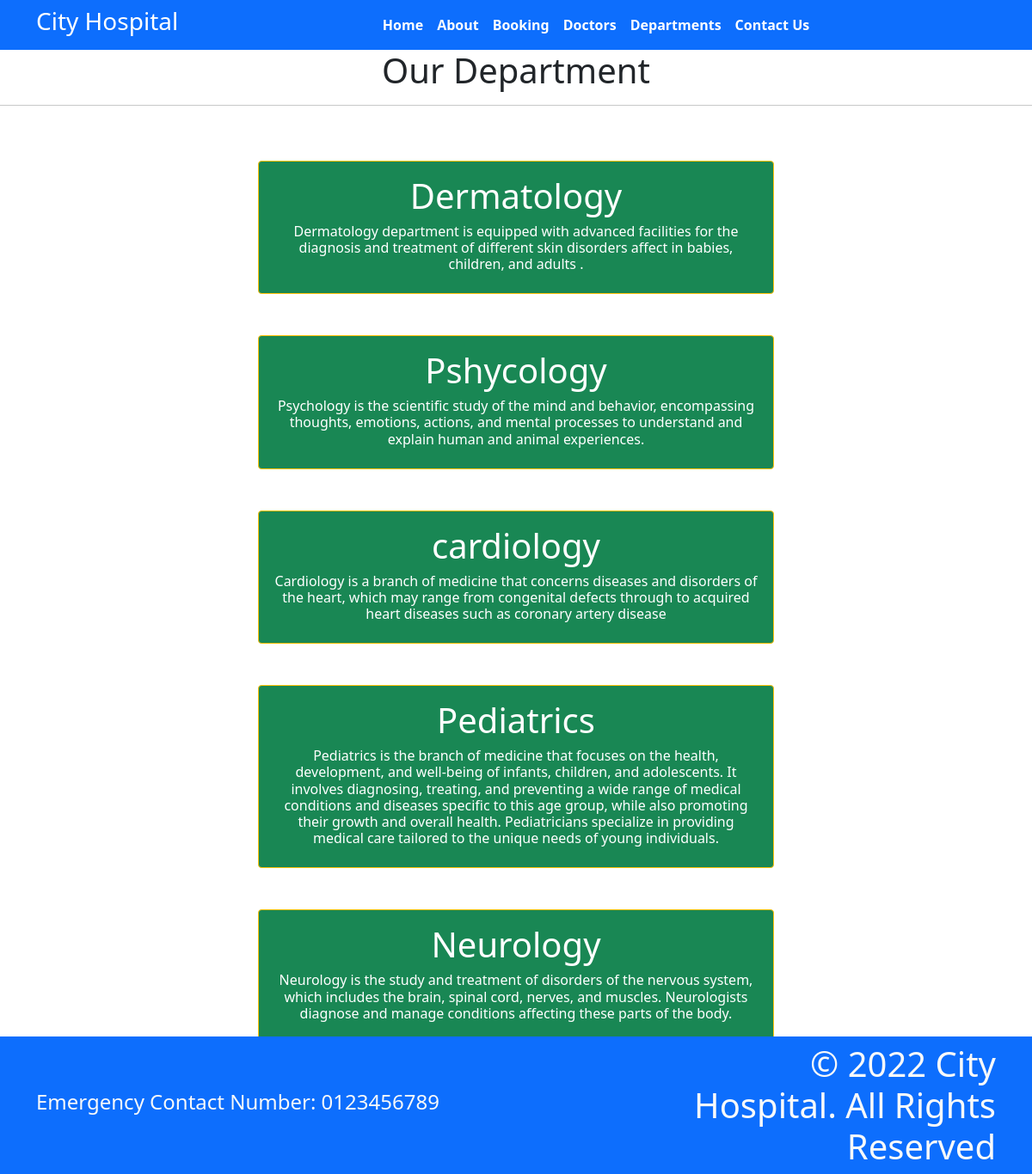
The app's page /department, older data.
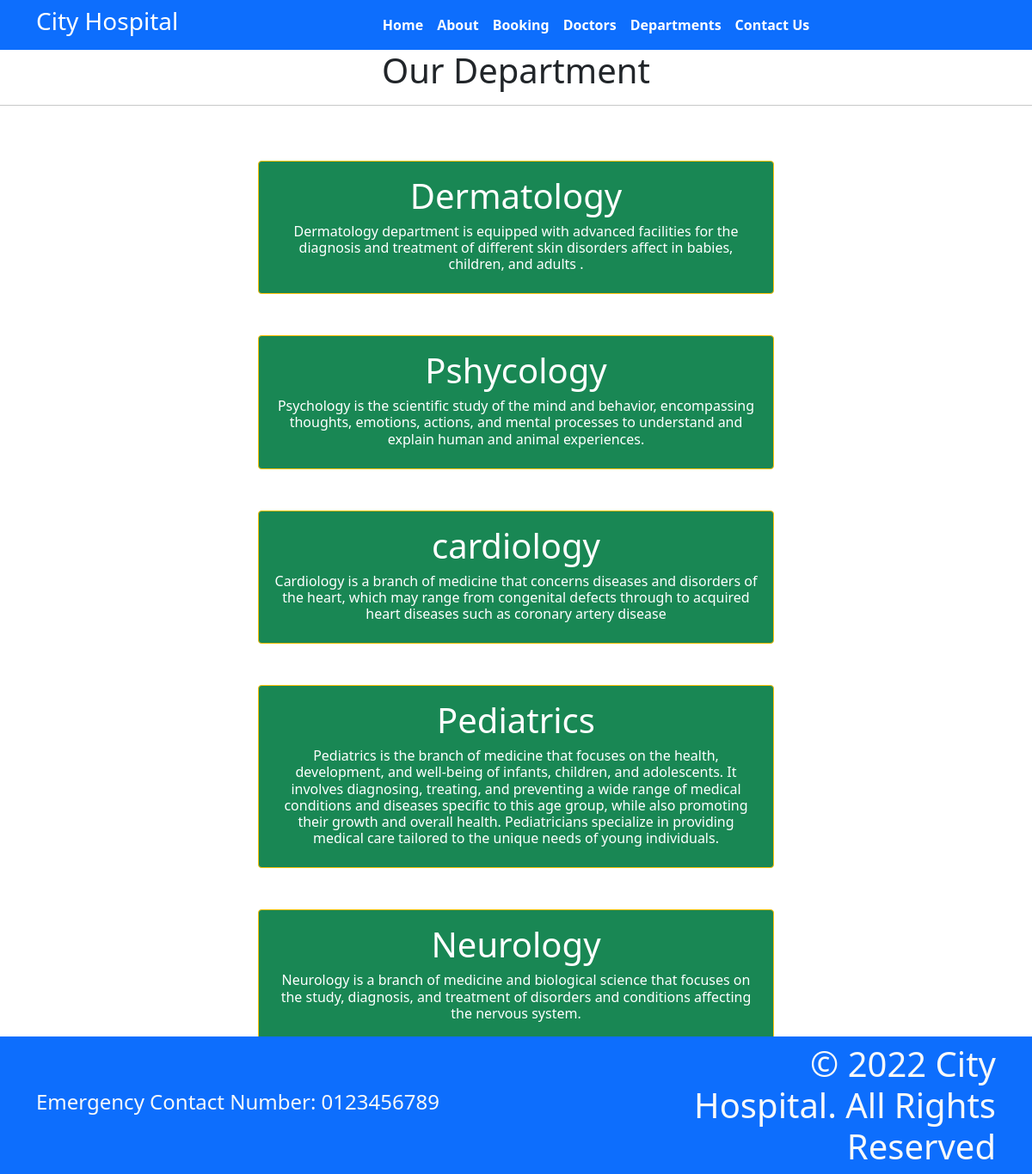
The same page, newer data.
### home/models.py (models this page shows, shortened)
class Departments(models.Model):
    dep_name = models.CharField(max_length=100)
    dep_description = models.TextField()

### home/views.py (the view)
# urls.py: path("department",views.department, name = 'department'),
def department(request):
    dict_dept = {
        'dept' : Departments.objects.all()
    }
    return render(request, 'department.html', dict_dept)

### templates/department.html (shortened to what this page needs)
{% extends "base.html" %}
{%block content%}
<h1 class="text-center"> Our Department <h1>
<hr>
<br>
{% for d in dept%}
<div class="mx-auto w-50 bg-success text-center text-white p-3 m-6 border border-warning rounded">
  <h1>{{d.dep_name}}</h1>
  <h6>{{d.dep_description}}</h6>
</div>
<br>
{%endfor%}
<br>
<br>
{%endblock%}

Row changes from the older to the newer data that the page shows:
changed Departments "Neurology": dep_description "Neurology is the study and treatment of disorders of the nervous system, which includes the brain, spinal cord, nerves, and muscles. Neurologists diagnose and manage conditions affecting these parts of the body." → "Neurology is a branch of medicine and biological science that focuses on the study, diagnosis, and treatment of disorders and conditions affecting the nervous system."
